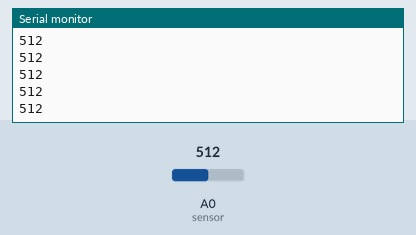
A sketch run on a simulated Arduino Uno, built with avr-gcc and run on an emulated ATmega328P. On the bench: the last lines printed to the serial monitor. The test bench sets the inputs (shaded band); at power-on: A0 (sensor) = 512.

Above: at 1.2 s.
1.3 s: A0 (sensor) set to 716
At 2.2 s:
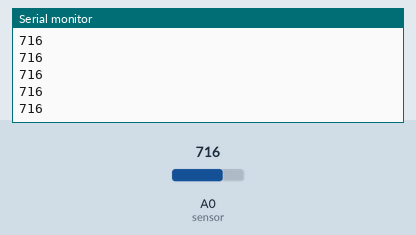
2.8 s: A0 (sensor) set to 900
At 3.7 s:
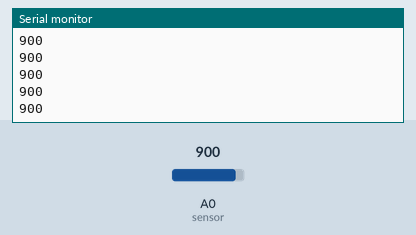
Timing chart, 0 to 5.8 s (numbered marks = the images above; inputs shaded):
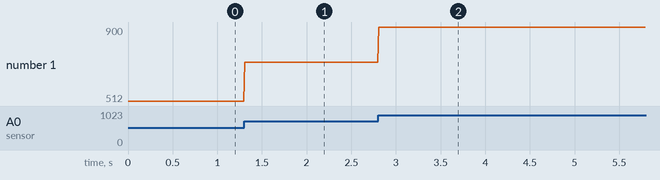

The sketch:

code2.ino
```cpp
#define sensor A0
void setup() {
  pinMode(sensor, INPUT);
  Serial.begin(115200);
}

void loop() {
  int analogSensor= analogRead(sensor);
  Serial.println(analogSensor);
  delay(10);
}
```

Measured:
- after the input at 1.3 s, the serial monitor: prints a new line at once (image 1)
- after the input at 2.8 s, the serial monitor: prints a new line at once (image 2)
- plotted number 1: 512 → 716 after the input at 1.3 s, 716 → 900 after the input at 2.8 s
